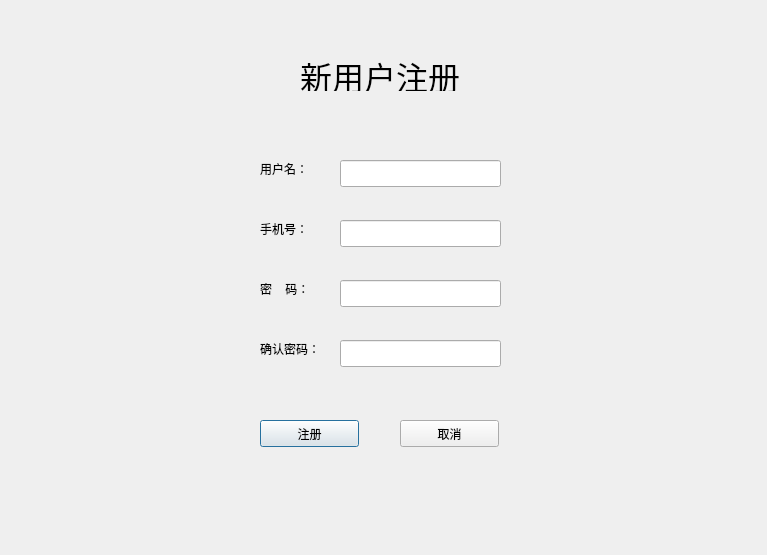
<?xml version="1.0" encoding="UTF-8"?>
<ui version="4.0">
 <class>signinDialog</class>
 <widget class="QDialog" name="signinDialog">
  <property name="geometry">
   <rect>
    <x>0</x>
    <y>0</y>
    <width>767</width>
    <height>555</height>
   </rect>
  </property>
  <property name="windowTitle">
   <string>Dialog</string>
  </property>
  <widget class="QLabel" name="label">
   <property name="geometry">
    <rect>
     <x>300</x>
     <y>60</y>
     <width>161</width>
     <height>31</height>
    </rect>
   </property>
   <property name="font">
    <font>
     <family>Tlwg Typo</family>
     <pointsize>24</pointsize>
    </font>
   </property>
   <property name="text">
    <string>新用户注册</string>
   </property>
  </widget>
  <widget class="QLabel" name="label_2">
   <property name="geometry">
    <rect>
     <x>260</x>
     <y>160</y>
     <width>67</width>
     <height>17</height>
    </rect>
   </property>
   <property name="text">
    <string>用户名：</string>
   </property>
  </widget>
  <widget class="QLabel" name="label_3">
   <property name="geometry">
    <rect>
     <x>260</x>
     <y>220</y>
     <width>67</width>
     <height>17</height>
    </rect>
   </property>
   <property name="text">
    <string>手机号：</string>
   </property>
  </widget>
  <widget class="QLabel" name="label_4">
   <property name="geometry">
    <rect>
     <x>260</x>
     <y>280</y>
     <width>67</width>
     <height>17</height>
    </rect>
   </property>
   <property name="text">
    <string>密    码：</string>
   </property>
  </widget>
  <widget class="QLabel" name="label_5">
   <property name="geometry">
    <rect>
     <x>260</x>
     <y>340</y>
     <width>67</width>
     <height>17</height>
    </rect>
   </property>
   <property name="text">
    <string>确认密码：</string>
   </property>
  </widget>
  <widget class="QLineEdit" name="newname">
   <property name="geometry">
    <rect>
     <x>340</x>
     <y>160</y>
     <width>161</width>
     <height>27</height>
    </rect>
   </property>
  </widget>
  <widget class="QLineEdit" name="newphonenum">
   <property name="geometry">
    <rect>
     <x>340</x>
     <y>220</y>
     <width>161</width>
     <height>27</height>
    </rect>
   </property>
  </widget>
  <widget class="QLineEdit" name="newpassword">
   <property name="geometry">
    <rect>
     <x>340</x>
     <y>280</y>
     <width>161</width>
     <height>27</height>
    </rect>
   </property>
  </widget>
  <widget class="QLineEdit" name="newpassword2">
   <property name="geometry">
    <rect>
     <x>340</x>
     <y>340</y>
     <width>161</width>
     <height>27</height>
    </rect>
   </property>
  </widget>
  <widget class="QPushButton" name="signinbutton">
   <property name="geometry">
    <rect>
     <x>260</x>
     <y>420</y>
     <width>99</width>
     <height>27</height>
    </rect>
   </property>
   <property name="text">
    <string>注册</string>
   </property>
  </widget>
  <widget class="QPushButton" name="cancelbutton">
   <property name="geometry">
    <rect>
     <x>400</x>
     <y>420</y>
     <width>99</width>
     <height>27</height>
    </rect>
   </property>
   <property name="text">
    <string>取消</string>
   </property>
  </widget>
 </widget>
 <resources/>
 <connections/>
</ui>
